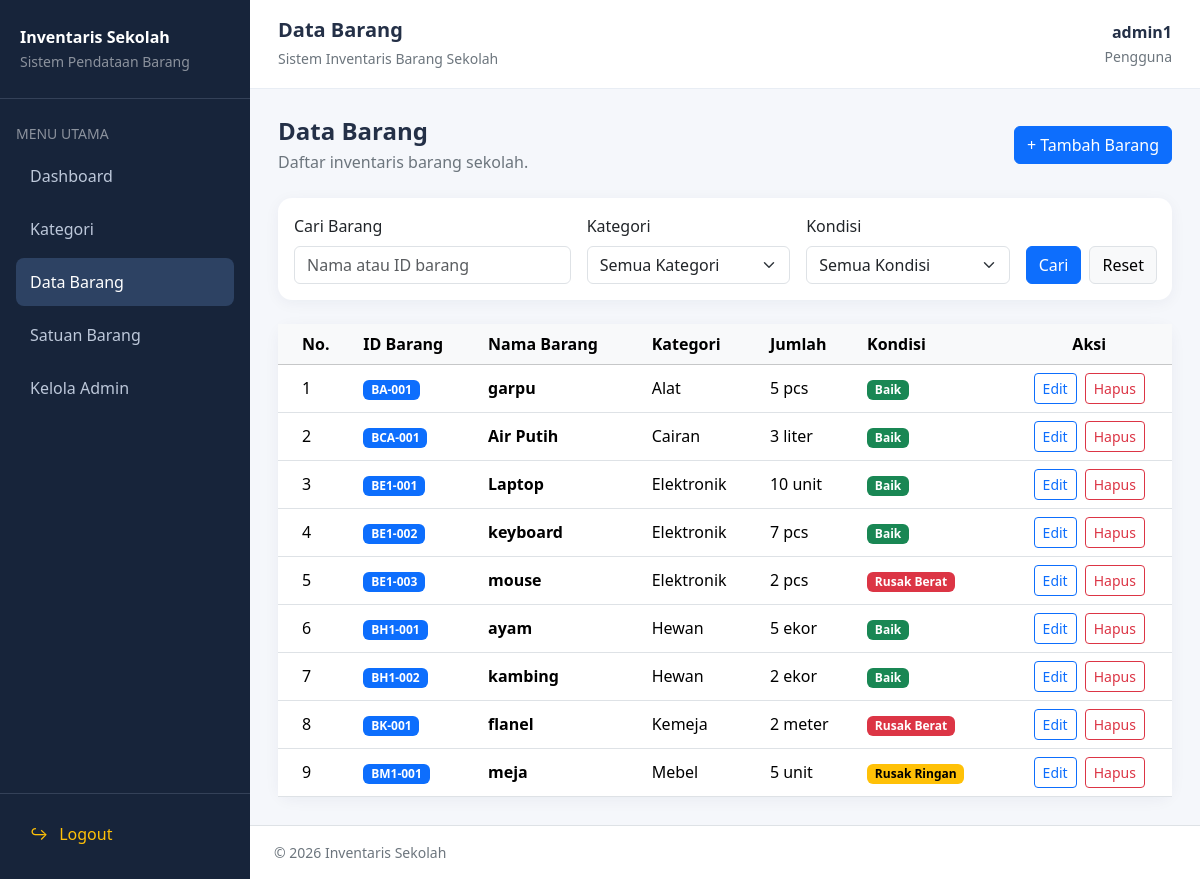
Screenshot of /barang/index.php (signed in) with the database file from the repository.
### tables this page shows
CREATE TABLE `barang` (
  `id_barang` varchar(20) NOT NULL,
  `nama_barang` varchar(150) NOT NULL,
  `id_kategori` varchar(10) NOT NULL,
  `jumlah` int(10) UNSIGNED NOT NULL DEFAULT 0,
  `satuan` varchar(30) NOT NULL DEFAULT 'unit',
  `kondisi` enum('Baik','Rusak Ringan','Rusak Berat') NOT NULL DEFAULT 'Baik',
  `keterangan` text DEFAULT NULL
);

CREATE TABLE `kategori` (
  `id_kategori` varchar(10) NOT NULL,
  `nama_kategori` varchar(100) NOT NULL,
  `keterangan` text DEFAULT NULL
);

### barang/index.php (the view, shortened to what this page needs)
<?php
    require_once __DIR__ . '/../auth.php';
    $cari           = trim($_GET['cari'] ?? '');
    $sql = "SELECT b.id_barang, b.nama_barang, b.id_kategori,
               b.jumlah, b.satuan, b.kondisi, b.keterangan,
               k.nama_kategori
        FROM barang b
        INNER JOIN kategori k ON k.id_kategori = b.id_kategori
        WHERE 1=1";
    $sql .= " ORDER BY b.id_barang ASC";
    $stmt = mysqli_prepare($conn, $sql);
    mysqli_stmt_execute($stmt);
    $barangQuery = mysqli_stmt_get_result($stmt);
    $pageTitle = 'Data Barang';
    require_once __DIR__ . '/../assets/header.php';
?>
<div class="d-flex flex-wrap justify-content-between
            align-items-center gap-3 mb-4">
    <div>
        <h4 class="fw-bold mb-1">Data Barang</h4>
        <p class="text-secondary mb-0">
            Daftar inventaris barang sekolah.
        </p>
    </div>
    <a href="tambah.php" class="btn btn-primary">
        + Tambah Barang
    </a>
</div>
<div class="card summary-card mb-4">
    <div class="card-body">
        <form method="GET" class="row g-3">
            <div class="col-12 col-lg-4">
                <label for="cari" class="form-label">Cari Barang</label>
                <input
                    type="search"
                    name="cari"
                    id="cari"
                    class="form-control"
                    placeholder="Nama atau ID barang"
                    value="<?php echo htmlspecialchars($cari, ENT_QUOTES, 'UTF-8') ?>"
                >
            </div>
            <div class="col-12 col-lg-3">
                <label for="kategori" class="form-label">Kategori</label>
                <select name="kategori" id="kategori" class="form-select">
                    <option value="">Semua Kategori</option>
                </select>
            </div>
            <div class="col-12 col-lg-3">
                <label for="kondisi" class="form-label">Kondisi</label>
                <select name="kondisi" id="kondisi" class="form-select">
                    <option value="">Semua Kondisi</option>
                </select>
            </div>
            <div class="col-12 col-lg-2 d-flex align-items-end gap-2">
                <button type="submit" class="btn btn-primary w-100">
                    Cari
                </button>
                <a href="index.php" class="btn btn-light border">
                    Reset
                </a>
            </div>
        </form>
    </div>
</div>
<div class="card summary-card">
    <div class="card-body p-0">
        <div class="table-responsive">
            <table class="table table-hover align-middle mb-0">
                <thead class="table-light">
                    <tr>
                        <th class="ps-4">No.</th>
                        <th>ID Barang</th>
                        <th>Nama Barang</th>
                        <th>Kategori</th>
                        <th>Jumlah</th>
                        <th>Kondisi</th>
                        <th class="text-center">Aksi</th>
                    </tr>
                </thead>
                <tbody>
                <?php if (mysqli_num_rows($barangQuery) > 0): ?>
                    <?php $no = 1; ?>
                    <?php while ($row = mysqli_fetch_assoc($barangQuery)): ?>
                        <tr>
                            <td class="ps-4"><?php echo $no++ ?></td>
                            <td>
                                <span class="badge text-bg-primary">
                                    <?php echo htmlspecialchars($row['id_barang'], ENT_QUOTES, 'UTF-8') ?>
                                </span>
                            </td>
                            <td class="fw-semibold">
                                <?php echo htmlspecialchars($row['nama_barang'], ENT_QUOTES, 'UTF-8') ?>
                            </td>
                            <td>
                                <?php echo htmlspecialchars($row['nama_kategori'], ENT_QUOTES, 'UTF-8') ?>
                            </td>
                            <td><?php echo (int) $row['jumlah'] . ' ' . htmlspecialchars($row['satuan'] ?? 'unit', ENT_QUOTES, 'UTF-8') ?></td>
                            <td>
                                <?php
                                    $badgeClass = match ($row['kondisi']) {
                                        'Baik'         => 'text-bg-success',
                                        'Rusak Ringan' => 'text-bg-warning',
                                        default        => 'text-bg-danger'
                                    };
                                ?>
                                <span class="badge <?php echo $badgeClass ?>">
                                    <?php echo htmlspecialchars($row['kondisi'], ENT_QUOTES, 'UTF-8') ?>
                                </span>
                            </td>
                            <td class="text-center">
                                <div class="d-flex justify-content-center gap-2">
                                    <a
                                        href="edit.php?id=<?php echo urlencode($row['id_barang']) ?>"
                                        class="btn btn-sm btn-outline-primary"
                                    >Edit</a>
                                    <form
                                        action="hapus.php"
                                        method="POST"
                                        onsubmit="return confirm('Yakin ingin menghapus barang ini?')"
                                    >
                                        <button
                                            type="submit"
                                            class="btn btn-sm btn-outline-danger"
                                        >Hapus</button>
                                    </form>
                                </div>
                            </td>
                        </tr>
                    <?php endwhile; ?>
                <?php endif; ?>
                </tbody>
            </table>
        </div>
    </div>
</div>
<?php
    require_once __DIR__ . '/../assets/footer.php';
?>

### assets/header.php (shortened to what this page needs)
<?php
    $pageTitle = $pageTitle ?? 'Dashboard';
    $username  = $_SESSION['username'] ?? 'Admin';
?>
<!DOCTYPE html>
<html lang="id">
<head>
    <link
        href="https://cdn.jsdelivr.net/npm/bootstrap@5.3.3/dist/css/bootstrap.min.css"
        rel="stylesheet"
    >
</head>
<body>
<div class="app-layout d-flex">
    <?php require_once __DIR__ . '/sidebar.php'; ?>
    <div class="main-content">
        <header class="topbar d-flex justify-content-between
                       align-items-center gap-3">
            <div>
                <h5 class="mb-1 fw-bold">
                    <?php echo htmlspecialchars($pageTitle, ENT_QUOTES, 'UTF-8') ?>
                </h5>
                <small class="text-secondary">
                    Sistem Inventaris Barang Sekolah
                </small>
            </div>
            <div class="text-end">
                <div class="fw-semibold">
                    <?php echo htmlspecialchars($username, ENT_QUOTES, 'UTF-8') ?>
                </div>
                <small class="text-secondary">Pengguna</small>
            </div>
        </header>
        <main class="content-area">

### assets/sidebar.php
<?php
    $currentPage = basename($_SERVER['PHP_SELF']);
?>
<aside class="sidebar">
    <div class="brand">
        <div class="fw-bold">Inventaris Sekolah</div>
        <small class="text-white-50">Sistem Pendataan Barang</small>
    </div>
    <div class="px-3 pt-4 pb-2 small text-uppercase text-white-50">
        Menu Utama
    </div>
    <nav class="nav flex-column px-3">
        <a
            href="/SerkomSMK/dashboard.php"
            class="nav-link <?php echo $currentPage === 'dashboard.php' ? 'active' : '' ?>"
        >
            Dashboard
        </a>
        <a
            href="/SerkomSMK/kategori/index.php"
            class="nav-link <?php echo str_contains($_SERVER['PHP_SELF'], '/kategori/') ? 'active' : '' ?>"
        >
            Kategori
        </a>
        <a
            href="/SerkomSMK/barang/index.php"
            class="nav-link <?php echo str_contains($_SERVER['PHP_SELF'], '/barang/') ? 'active' : '' ?>"
        >
            Data Barang
        </a>
        <a
            href="/SerkomSMK/satuan/index.php"
            class="nav-link <?php echo str_contains($_SERVER['PHP_SELF'], '/satuan/') ? 'active' : '' ?>"
        >
            Satuan Barang
        </a>
        <a
            href="/SerkomSMK/admin/index.php"
            class="nav-link <?php echo str_contains($_SERVER['PHP_SELF'], '/admin/') ? 'active' : '' ?>"
        >
            Kelola Admin
        </a>
    </nav>
    <div class="sidebar-bottom">
        <a href="/SerkomSMK/logout.php" class="nav-link text-warning">
            <span class="menu-icon">↪</span> Logout
        </a>
    </div>
</aside>

### assets/footer.php (shortened to what this page needs)
        </main>
        <footer class="px-4 py-3 text-secondary small border-top bg-white">
            &copy; <?php echo date('Y') ?> Inventaris Sekolah
        </footer>
    </div>
</div>
</body>
</html>

### assets/header.php (style rules this page uses)
body { background: #f5f7fb; color: #243047; margin: 0; }
.sidebar { width: 250px; min-width: 250px; min-height: 100vh; background: #17243a; color: #fff; display: flex; flex-direction: column; }
.brand { padding: 25px 20px; border-bottom: 1px solid #344158; }
.sidebar .nav-link { color: #bdc8da; padding: 12px 14px; margin-bottom: 5px; border-radius: 8px; }
.sidebar .nav-link:hover, .sidebar .nav-link.active { background: #2d4263; color: #fff; }
.menu-icon { display: inline-block; width: 25px; }
.sidebar-bottom { margin-top: auto; padding: 16px; border-top: 1px solid #344158; }
.main-content { flex: 1; min-width: 0; }
.topbar { background: #fff; border-bottom: 1px solid #e8edf4; padding: 18px 28px; }
.content-area { padding: 28px; min-height: calc(100vh - 135px); }
.summary-card { border: 0; border-radius: 14px; box-shadow: 0 3px 15px rgba(25, 40, 70, .05); }

### rows the page displays
barang: id_barang "BA-001", nama_barang "garpu", id_kategori.nama_kategori "Alat", jumlah "5", satuan "pcs", kondisi "Baik"
barang: id_barang "BCA-001", nama_barang "Air Putih", id_kategori.nama_kategori "Cairan", jumlah "3", satuan "liter", kondisi "Baik"
barang: id_barang "BE1-001", nama_barang "Laptop", id_kategori.nama_kategori "Elektronik", jumlah "10", satuan "unit", kondisi "Baik"
barang: id_barang "BE1-002", nama_barang "keyboard", id_kategori.nama_kategori "Elektronik", jumlah "7", satuan "pcs", kondisi "Baik"
barang: id_barang "BE1-003", nama_barang "mouse", id_kategori.nama_kategori "Elektronik", jumlah "2", satuan "pcs", kondisi "Rusak Berat"
barang: id_barang "BH1-001", nama_barang "ayam", id_kategori.nama_kategori "Hewan", jumlah "5", satuan "ekor", kondisi "Baik"
barang: id_barang "BH1-002", nama_barang "kambing", id_kategori.nama_kategori "Hewan", jumlah "2", satuan "ekor", kondisi "Baik"
barang: id_barang "BK-001", nama_barang "flanel", id_kategori.nama_kategori "Kemeja", jumlah "2", satuan "meter", kondisi "Rusak Berat"
barang: id_barang "BM1-001", nama_barang "meja", id_kategori.nama_kategori "Mebel", jumlah "5", satuan "unit", kondisi "Rusak Ringan"

### other values shown
$pageTitle "Data Barang"
$username "admin1"
